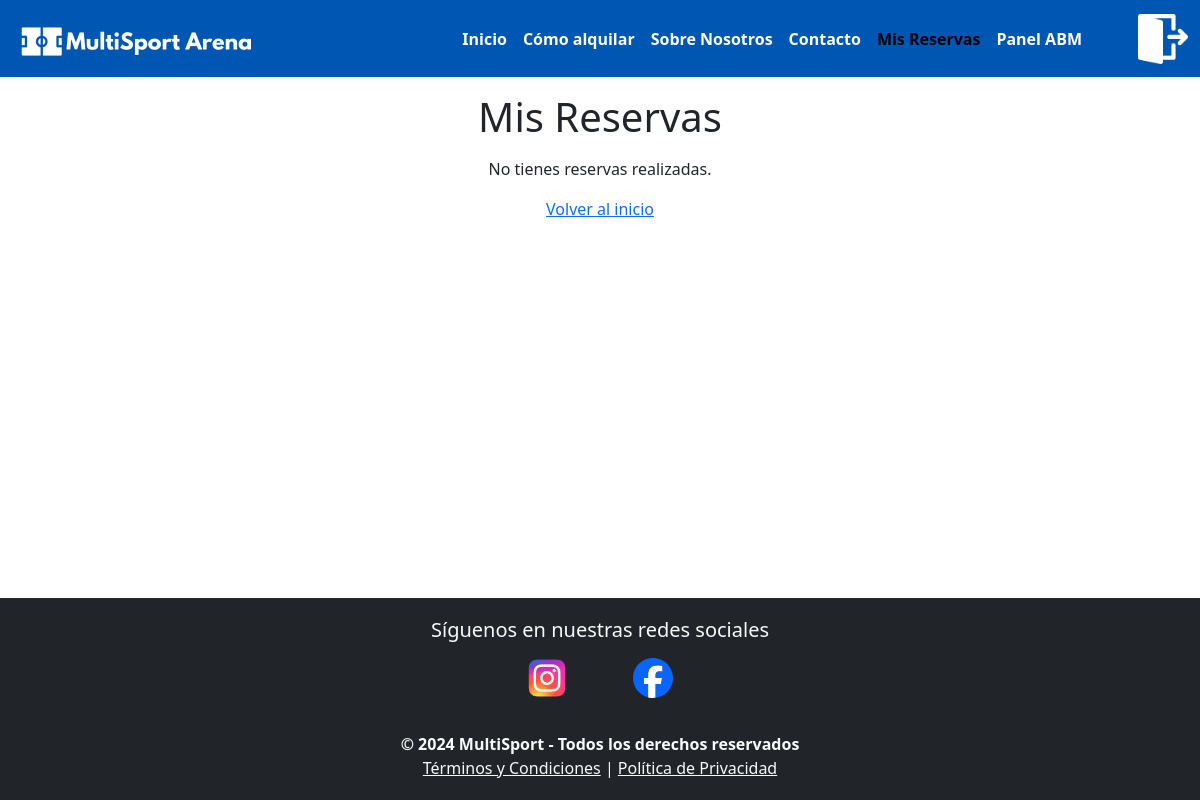
The page /mis_reservas (signed in) on the database as committed earlier.
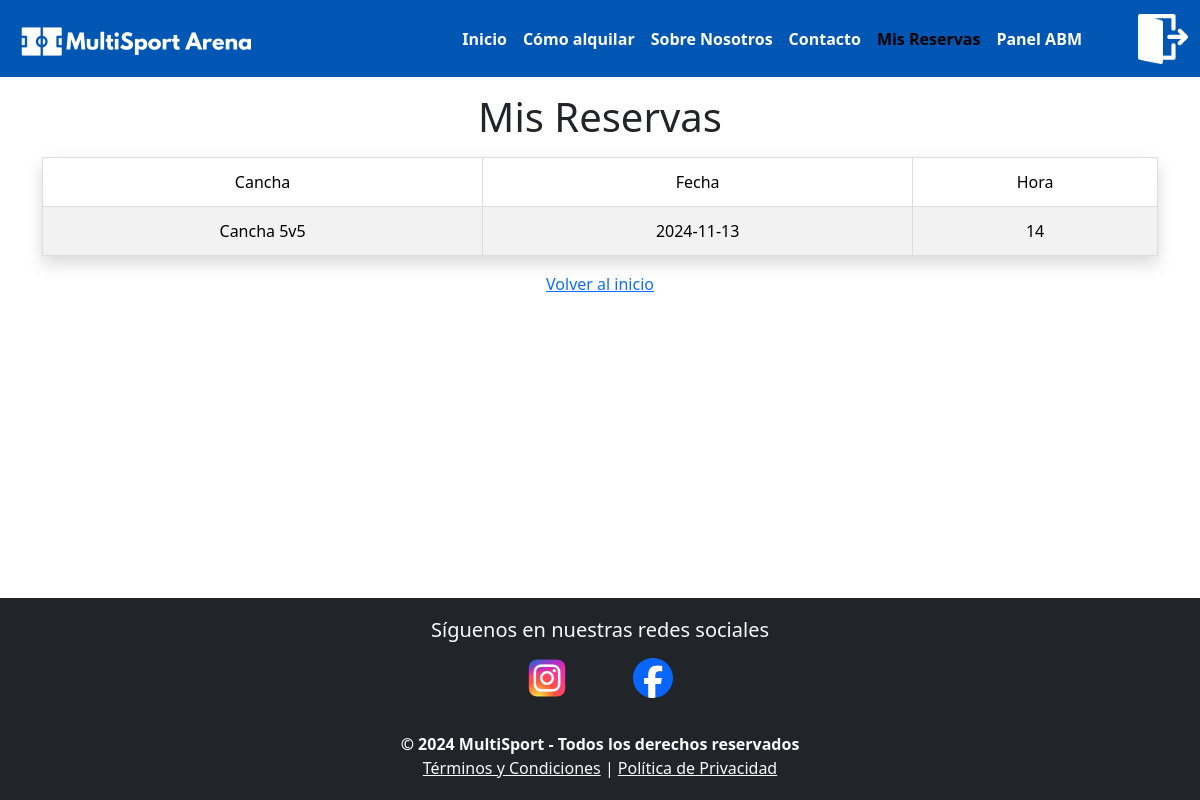
The same page on the database as committed later.
### tables this page shows
CREATE TABLE Reservas (
            id_reserva INTEGER PRIMARY KEY AUTOINCREMENT,
            id_usuario INTEGER NOT NULL,
            id_cancha INTEGER NOT NULL,
            fecha TEXT NOT NULL,
            hora INTEGER NOT NULL,
            FOREIGN KEY (id_usuario) REFERENCES Usuarios (id_usuario),
            FOREIGN KEY (id_cancha) REFERENCES Canchas (id_cancha)
        );

CREATE TABLE Canchas (
            id_cancha INTEGER PRIMARY KEY AUTOINCREMENT,
            tipo TEXT NOT NULL,
            nombre TEXT NOT NULL
        );

### app.py (the view)
@app.route('/mis_reservas')
def mis_reservas():
    if 'user_id' not in session:
        return redirect(url_for('login'))
    conn = crear_conexion("reserva_canchas.db")
    reservas = obtener_reservas_por_usuario(conn, session['user_id'])
    conn.close()
    return render_template('mis_reservas.html', reservas=reservas)

### modelo/conexion.py (called while the page is built)
def crear_conexion(db_file):
    conn = None
    try:
        conn = sqlite3.connect(db_file)
        print(f"Conectado a la base de datos {db_file}")
        return conn
    except Error as e:
        print(f"Error al conectar con la base de datos: {e}")
    return conn

### modelo/reserva.py (called while the page is built)
def obtener_reservas_por_usuario(conn, id_usuario):
    cursor = conn.cursor()
    cursor.execute("""
        SELECT r.id_reserva, c.nombre AS cancha, r.fecha, r.hora
        FROM Reservas r
        JOIN Canchas c ON r.id_cancha = c.id_cancha
        WHERE r.id_usuario = ?
    """, (id_usuario,))
    return cursor.fetchall()

### templates/mis_reservas.html
{% include 'header.html' %}
<main class="container mt-3 mb-3">
    <h1 class="text-center mb-3">Mis Reservas</h1>
    {% if reservas %}
    <table class="table table-striped table-bordered shadow">
        <thead>
            <tr>
                <th>Cancha</th>
                <th>Fecha</th>
                <th>Hora</th>
            </tr>
        </thead>
        <tbody>
            {% for reserva in reservas %}
            <tr>
                <td>{{ reserva[1] }}</td>
                <td>{{ reserva[2] }}</td>
                <td>{{ reserva[3] }}</td>
            </tr>
            {% endfor %}
        </tbody>
    </table>
    {% else %}
        <p class="text-center">No tienes reservas realizadas.</p>
    {% endif %}
    <div class="text-center mt-3">
        <a href="{{ url_for('index') }}">Volver al inicio</a>
    </div>
</main>
{% include 'footer.html' %}

Rows that differ between the two databases and show on the page:
now on this page (row edited): Reservas: nombre "Cancha 5v5", fecha "2024-11-13", hora "14"
Other text that changed with them:
text no longer shown: "No tienes reservas realizadas."
text now shown: "Cancha Fecha Hora"
